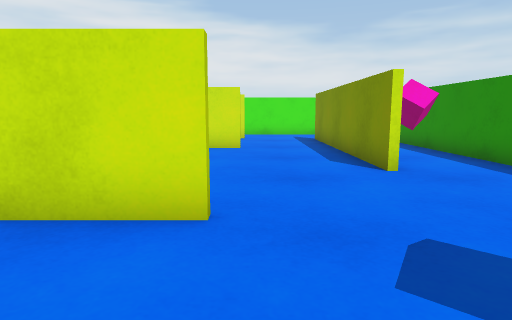
View 1 (above)

16 first-person views from a walk through a Unity game level. The camera is 0.55 m above the floor, tilts 8° down and sees 75° across. The floor is counted in squares, 0.5 m on a side. Each view is taken from the middle of a square. On the plan, view 1 faces up. The plan holds only what a view shows up to about 13 squares ahead; the rest is blank. The player is left out.

View 2
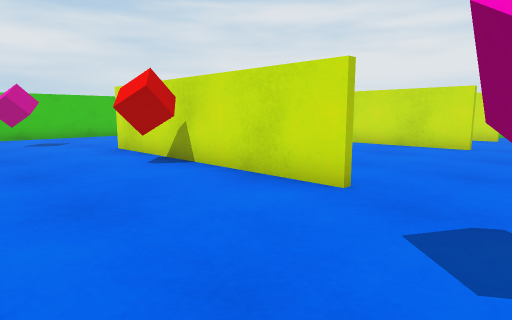

View 3
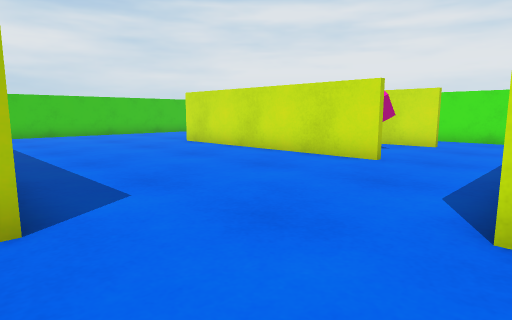

View 4
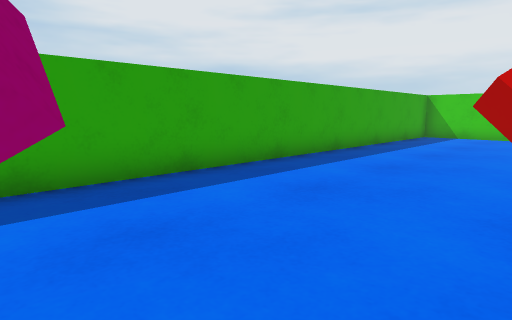

View 5
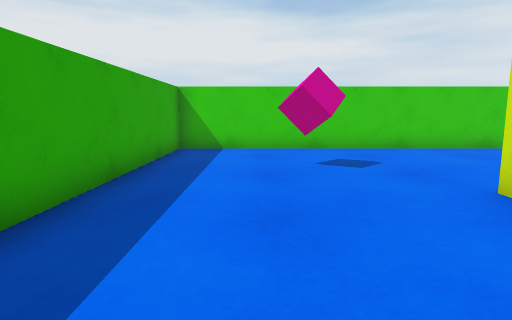

View 6
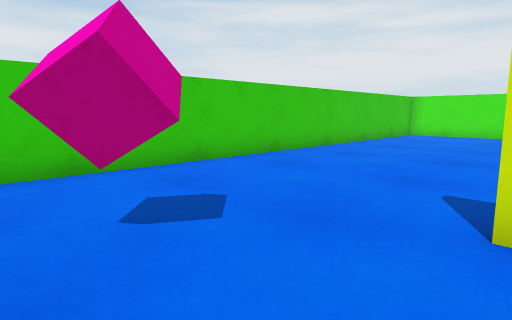

View 7
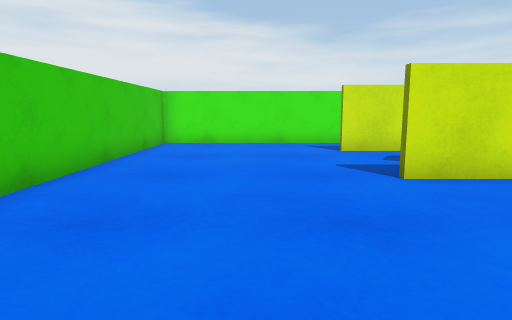

View 8
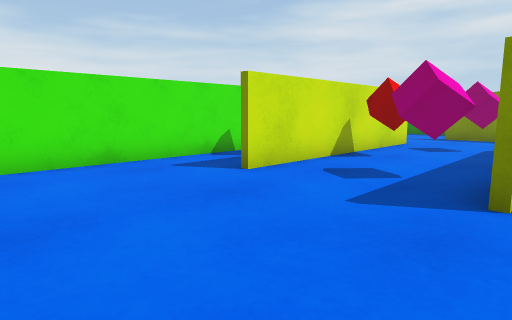

View 9
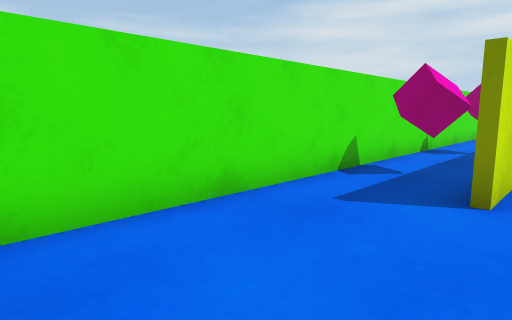

View 10
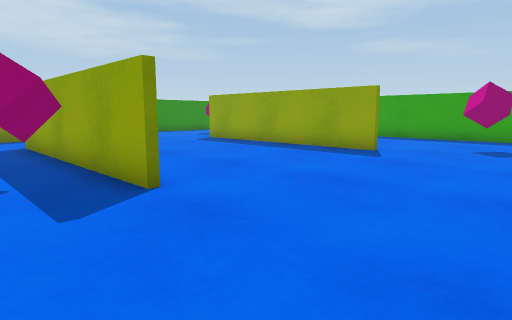

View 11
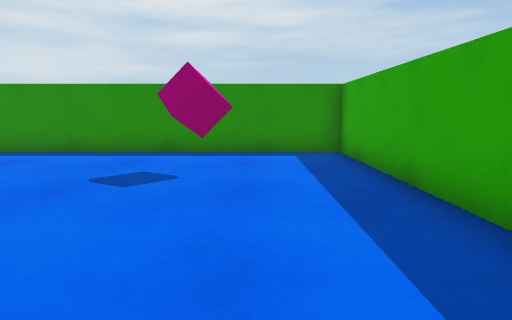

View 12
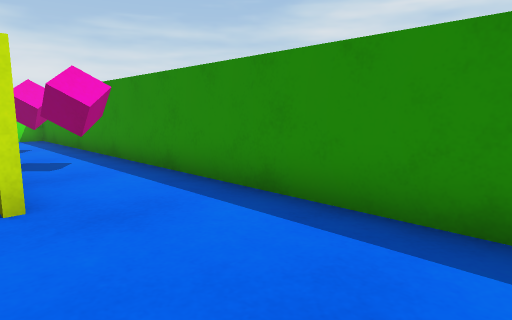

View 13
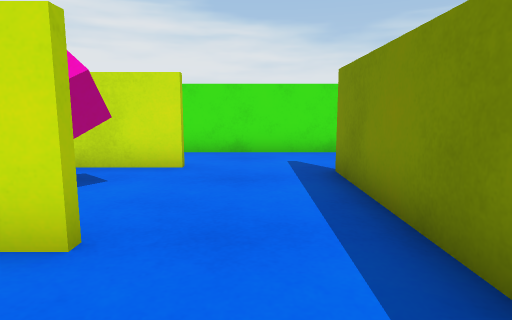

View 14
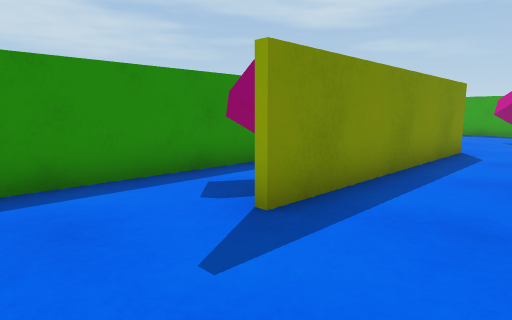

View 15
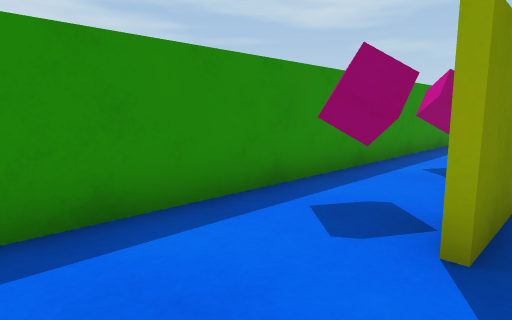

View 16
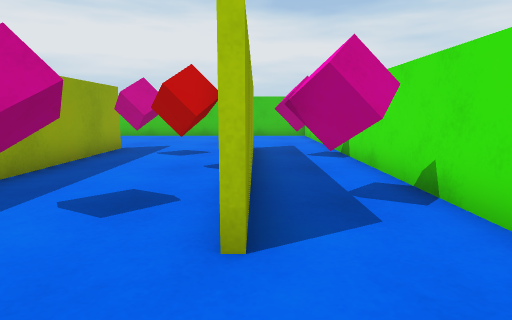

### Floor plan
Points are (right, up) in squares from view 1. A wall is a line through its corners. A room is listed if a view was taken in it or the views show most of it. See-through windows are left out.
Room 1 (views 1, 2, 3, 4, 5, 6, 7, 8, 9, 10, 11, 12, 13, 14, 15, 16)
walls: (-8.6, 3.5) (-3.8, 3.5); (-8.6, 10.7) (-0.6, 10.7); (-0.4, 10.5) (-8.5, 10.5); (-0.4, 3.3) (-8.5, 3.3); (2.5, 6.2) (2.5, 14.4); (-5.1, 14.9) (-0.5, 14.9); (-0.4, 14.7) (-8.5, 14.7); (5.1, 17.4) (-14.4, 17.4) (-14.4, -2.4) (5.4, -2.4) (5.4, 17.1)
objects: pink cube (-11, 1); pink cube (-7, 12); pink cube (-7, 16) to (-6, 16); red cube (-5, 2) to (-4, 2); red cube (-5, 14) to (-4, 14); pink cube (-2, 12) to (-1, 12); pink cube (-2, 16); pink cube (2, 1); pink cube (4, 9); pink cube (4, 13)

Where each view was taken, in squares from view 1:
view 1: 0 up, 0 right, facing up
view 2: 1 down, 2 right, facing up-left
view 3: 3 up, 3 right, facing up-left
view 4: 3 up, 2 right, facing down-left
view 5: 0 up, 4 left, facing left
view 6: 0 up, 8 left, facing up-left
view 7: 5 up, 11 left, facing up
view 8: 10 up, 13 left, facing up-right
view 9: 14 up, 13 left, facing up-right
view 10: 13 up, 13 left, facing down-right
view 11: 0 up, 4 left, facing right
view 12: 2 up, 2 right, facing up-right
view 13: 8 up, 1 right, facing up
view 14: 17 up, 0 right, facing down-right
view 15: 17 up, 2 right, facing down-right
view 16: 15 up, 2 right, facing left
